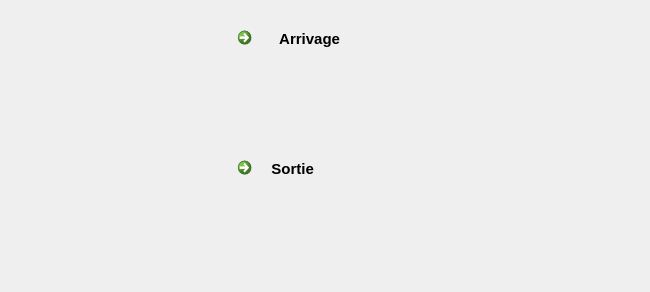
<?xml version="1.0" encoding="UTF-8"?>
<ui version="4.0">
 <class>Livraison</class>
 <widget class="QDialog" name="Livraison">
  <property name="geometry">
   <rect>
    <x>0</x>
    <y>0</y>
    <width>650</width>
    <height>292</height>
   </rect>
  </property>
  <property name="windowTitle">
   <string>Livraison</string>
  </property>
  <widget class="QCommandLinkButton" name="EntreeLB">
   <property name="geometry">
    <rect>
     <x>230</x>
     <y>20</y>
     <width>181</width>
     <height>71</height>
    </rect>
   </property>
   <property name="font">
    <font>
     <family>Segoe UI</family>
     <pointsize>11</pointsize>
     <weight>75</weight>
     <bold>true</bold>
    </font>
   </property>
   <property name="cursor">
    <cursorShape>PointingHandCursor</cursorShape>
   </property>
   <property name="text">
    <string>     Arrivage</string>
   </property>
   <property name="icon">
    <iconset resource="Images.qrc">
     <normaloff>:/icon/Icon/35.png</normaloff>:/icon/Icon/35.png</iconset>
   </property>
   <property name="iconSize">
    <size>
     <width>50</width>
     <height>50</height>
    </size>
   </property>
  </widget>
  <widget class="QCommandLinkButton" name="SoriteLB">
   <property name="geometry">
    <rect>
     <x>230</x>
     <y>150</y>
     <width>181</width>
     <height>71</height>
    </rect>
   </property>
   <property name="font">
    <font>
     <family>Segoe UI</family>
     <pointsize>11</pointsize>
     <weight>75</weight>
     <bold>true</bold>
    </font>
   </property>
   <property name="cursor">
    <cursorShape>PointingHandCursor</cursorShape>
   </property>
   <property name="text">
    <string>   Sortie</string>
   </property>
   <property name="icon">
    <iconset resource="Images.qrc">
     <normaloff>:/icon/Icon/45.png</normaloff>:/icon/Icon/45.png</iconset>
   </property>
   <property name="iconSize">
    <size>
     <width>50</width>
     <height>50</height>
    </size>
   </property>
  </widget>
  <widget class="QLabel" name="label">
   <property name="geometry">
    <rect>
     <x>-10</x>
     <y>-10</y>
     <width>691</width>
     <height>351</height>
    </rect>
   </property>
   <property name="text">
    <string/>
   </property>
   <property name="pixmap">
    <pixmap resource="Images.qrc">:/Arriere/images/arr_en.jpg</pixmap>
   </property>
  </widget>
  <widget class="QPushButton" name="retourPB">
   <property name="geometry">
    <rect>
     <x>20</x>
     <y>230</y>
     <width>51</width>
     <height>51</height>
    </rect>
   </property>
   <property name="text">
    <string/>
   </property>
   <property name="icon">
    <iconset resource="Images.qrc">
     <normaloff>:/icon/Icon/28.png</normaloff>:/icon/Icon/28.png</iconset>
   </property>
   <property name="iconSize">
    <size>
     <width>48</width>
     <height>48</height>
    </size>
   </property>
   <property name="flat">
    <bool>true</bool>
   </property>
  </widget>
  <zorder>label</zorder>
  <zorder>EntreeLB</zorder>
  <zorder>SoriteLB</zorder>
  <zorder>retourPB</zorder>
 </widget>
 <resources>
  <include location="Images.qrc"/>
 </resources>
 <connections/>
</ui>
